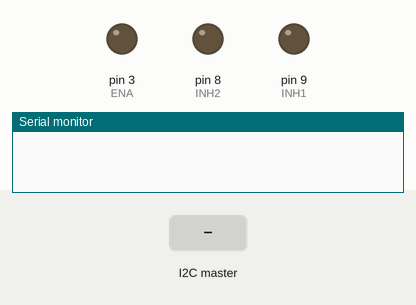
Simulated run of this sketch. Board: Arduino Uno, built with avr-gcc and run on an emulated ATmega328P. Shown: output pins drawn as LEDs (lit = HIGH), the last lines printed to the serial monitor. The inputs (shaded band) are chosen by the test bench.

Above: at 1.2 s.
1.3 s: the I2C master sends the byte 1
At 2.1 s:
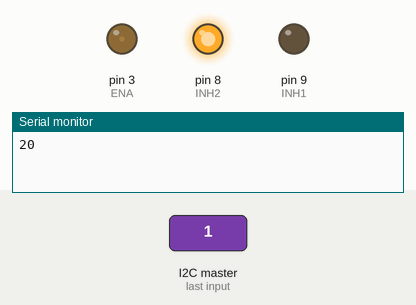
Timing chart, 0 to 4.3 s (numbered marks = the images above; inputs shaded):
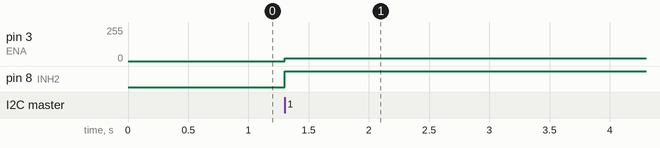

The sketch:

Slave_I2C_Velocidad.ino
```cpp
#include <Wire.h> //libreria

//Boton derecho - horario
//Boton izquierdo - anti horario

int INH1 = 9;
int INH2 = 8;
int ENA = 3;
int vel = 0; //0%
int sentido = 0;

void setup() {
  Serial.begin(9600);
  pinMode(INH1, OUTPUT);
  pinMode(INH2, OUTPUT);
  pinMode(ENA, OUTPUT);
  Wire.begin(1);
  Wire.onReceive(receiveEvent);
}

void loop() {

}

void receiveEvent(int combinacion) {

  int estado[]  = {0, 0};

  if (Wire.available() == 2) { //2 bits enviados
    estado[0] = Wire.read();  //1er bit
  }

  if (Wire.available() == 1) { //2do bit
    estado[1] = Wire.read();
  }

  if (( estado[1] == 0) && (estado[0] == 1)) { // aumentar en sentido horario 0 - 1
    if (sentido == 0){
      if ((vel+10) <256){
        vel = vel +10;
      }
      else{
        vel = 255;
      }
    }
    if (sentido ==1){
      if ((vel-10) >= 0){
        vel = vel -10;
      }
      else{
        vel = abs(vel-10);
        sentido = 0;
      }
    }
  }

    if (( estado[1] == 1) && (estado[0] == 0)) { // aumentar en sentido anti horario 1 - 0
    if (sentido == 0){
      if ((vel-10)>= 0 ){
        vel = vel -10;
      }
      else{
        vel = abs(vel-10);
        sentido = 1;
      }
    }
    if (sentido == 1){
      if ((vel+10) < 256){
        vel = vel + 10;
      }
      else{
        vel = 255;
      }
    }
  }

  if (sentido == 0){   //girar horario
    digitalWrite(INH1, HIGH);
    digitalWrite(INH2, LOW);
  }
  if (sentido == 1){   //girar anti horario
    digitalWrite(INH1, LOW);
    digitalWrite(INH2, HIGH);
  }

  analogWrite(ENA, vel);
   Serial.println(vel);
}
```

Measured:
- after the input at 1.3 s, pin 3 (ENA): 0/255 → 20/255 at once; pin 8 (INH2): LOW → HIGH at once
